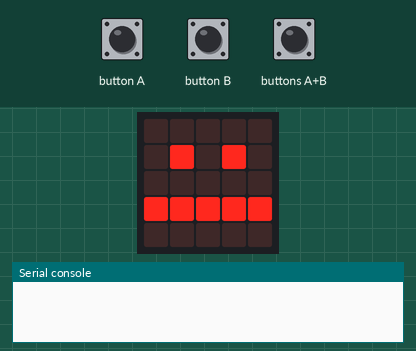
Recording of a program running on a simulated BBC micro:bit running MicroPython. Parts: the board's 5×5 LED display, the last lines printed to the serial console. The inputs (shaded band) are chosen by the test bench.

Above: at 0.63 s.
1.3 s: button A pressed for 1 s
At 2.6 s:
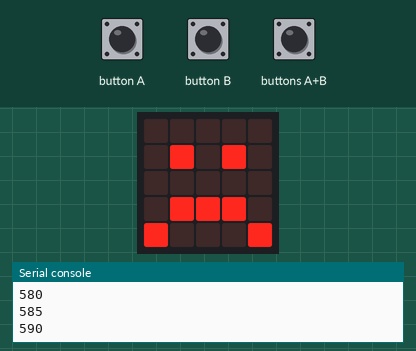
3.8 s: button B pressed for 1 s
At 4.7 s:
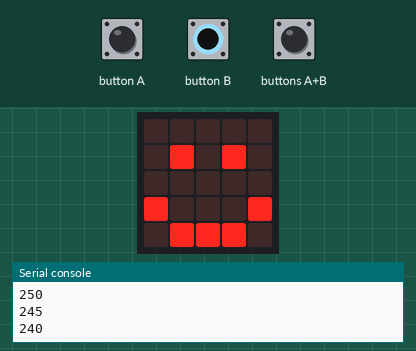
Timing chart, 0 to 6.8 s (numbered marks = the images above; inputs shaded):
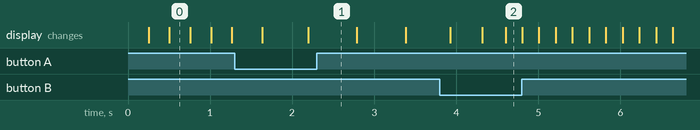

The program:

caritas_v3.py
```python
# Imports go at the top
from microbit import *
from utime import *

images = (Image('00000:'
                       '09090:'
                       '00000:'
                       '09990:'
                       '90009'),
          Image('00000:'
                       '09090:'
                       '00000:'
                       '99999:'
                       '00000'),
          Image('00000:'
                       '09090:'
                       '00000:'
                       '90009:'
                       '09990'))

retardo = 250
n = 0
last = ticks_ms()
last_pressed = 0
bounce_time = 10

while True:
    if button_a.is_pressed() and ticks_ms() - last_pressed > bounce_time:
        retardo += 5
        print(retardo)
        last_pressed = ticks_ms()
    if button_b.is_pressed() and retardo>0 and ticks_ms() - last_pressed > bounce_time:
        retardo -= 5
        print(retardo)
        last_pressed = ticks_ms()
    if button_a.is_pressed() and button_b.is_pressed():
        retardo = 250
        print(retardo)
    if ticks_ms()-last > retardo:
        display.show(images[n % len(images)])
        n += 1
        last =ticks_ms()
```
